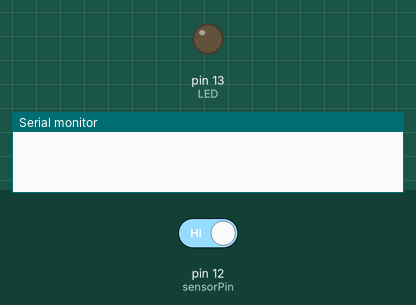
Bench run of a sketch on a simulated Arduino Uno, built with avr-gcc and run on an emulated ATmega328P. Shown: output pins drawn as LEDs (lit = HIGH), the last lines printed to the serial monitor. The inputs (shaded band) are chosen by the test bench; at power-on: pin 12 (sensorPin) HIGH.

Above: at 1.2 s.
1.3 s: pin 12 (sensorPin) driven LOW
At 2.5 s:
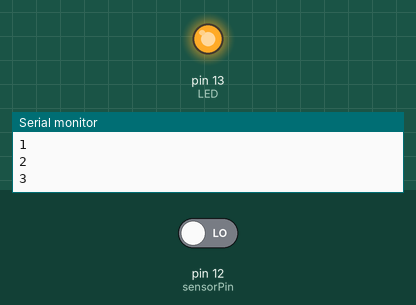
2.8 s: pin 12 (sensorPin) driven HIGH
At 3.8 s:
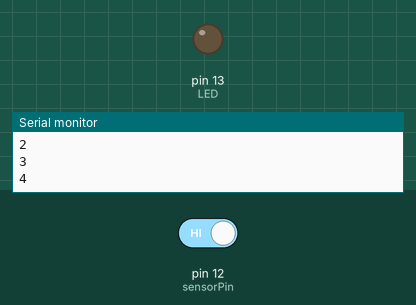
Timing chart, 0 to 5.8 s (numbered marks = the images above; inputs shaded):
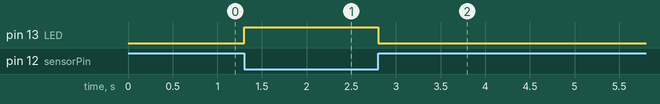

The sketch:

Single_Vibration_Sensor.ino
```cpp
int sensorPin = 12;
int LED = 13;

int counter = 0;

void setup() {

  //Start serial
  Serial.begin(9600);

  // Define pin #12 as input and activate the internal pull-up resistor
  pinMode(sensorPin, INPUT_PULLUP);

  // Define pin #13 as output, for the LED
  pinMode(LED, OUTPUT);
}

void loop(){
  // Read the value of the input. It can either be 1 or 0
  int sensorValue = digitalRead(sensorPin);

  if (sensorValue == LOW){// If vibration trigger is down
    digitalWrite(LED, HIGH);
    Serial.println(counter);
    counter = counter+1;
    delay(300); //Should perhaps be removed
  } else {
    // Otherwise, turn the LED off
    digitalWrite(LED, LOW);
  }
}
```

Measured:
- after the input at 1.3 s, pin 13 (LED): LOW → HIGH at once
- after the input at 2.8 s, pin 13 (LED): HIGH → LOW at once
